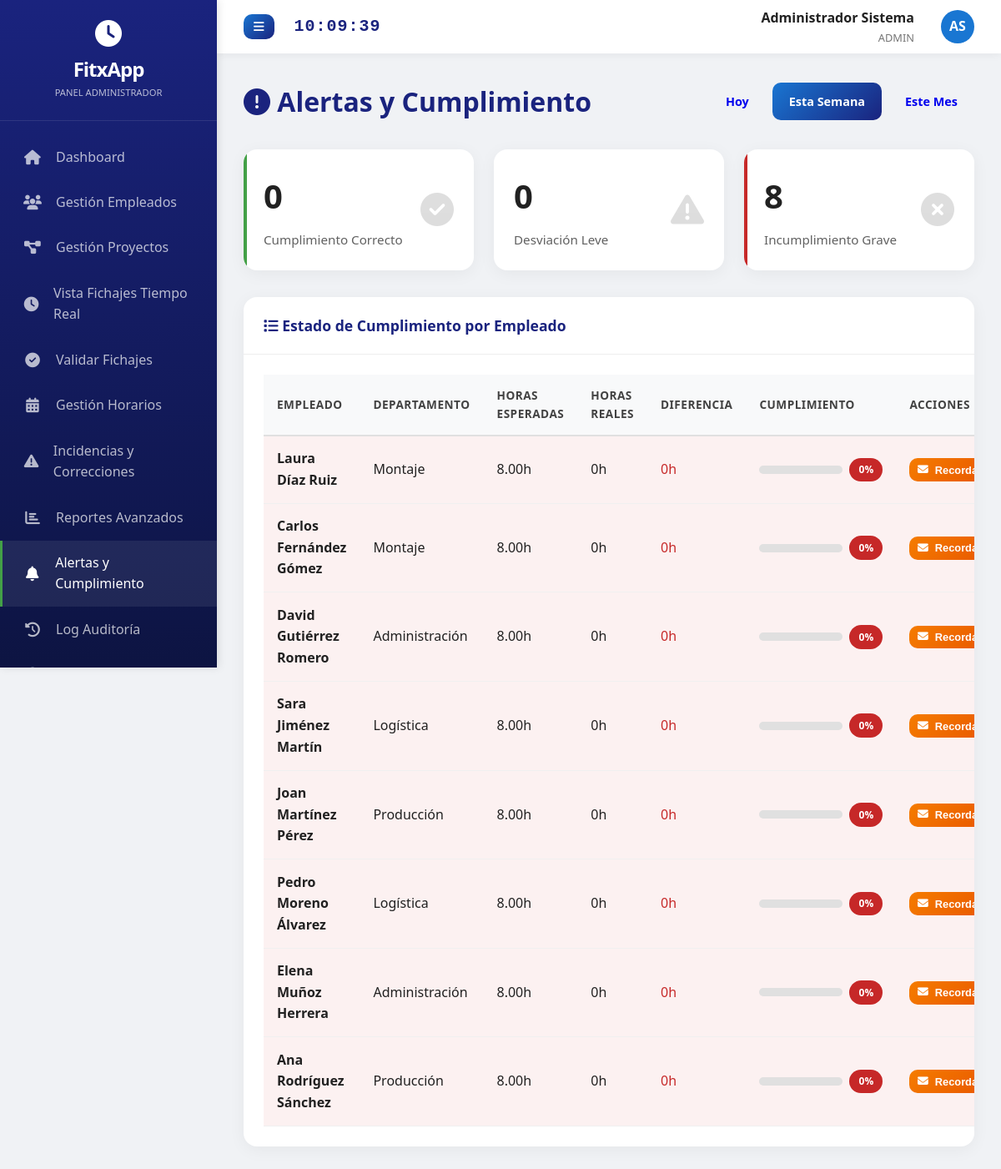
Page /fitxapp/admin/alertas.php (signed in) on the committed database.
### tables this page shows
CREATE TABLE usuarios (
  id INT PRIMARY KEY AUTO_INCREMENT,
  nombre VARCHAR(50) NOT NULL,
  apellidos VARCHAR(100) NOT NULL,
  email VARCHAR(100) NOT NULL UNIQUE,
  password VARCHAR(255) NOT NULL,
  rol ENUM('admin','supervisor','empleado') DEFAULT 'empleado',
  departamento_id INT NULL,
  cargo VARCHAR(100),
  telefono VARCHAR(20),
  dni VARCHAR(20),
  fecha_alta DATE NULL,
  avatar VARCHAR(255) NULL,
  activo TINYINT(1) DEFAULT 1,
  fecha_creacion DATETIME DEFAULT CURRENT_TIMESTAMP,
  FOREIGN KEY (departamento_id) REFERENCES departamentos(id) ON DELETE SET NULL
);

CREATE TABLE departamentos (
  id INT PRIMARY KEY AUTO_INCREMENT,
  nombre VARCHAR(100) NOT NULL UNIQUE,
  descripcion TEXT,
  supervisor_id INT NULL,
  fecha_creacion DATETIME DEFAULT CURRENT_TIMESTAMP
);

### fitxapp/includes/db.php (called while the page is built, shortened)
<?php
function escape($string) {
    return htmlspecialchars($string ?? '', ENT_QUOTES, 'UTF-8');
}
?>

### fitxapp/includes/funciones.php (called while the page is built, shortened)
<?php
require_once 'db.php';
require_once 'auth.php';
function calcularCumplimiento($usuario_id, $fecha = null) {
    global $pdo;
    $stmt = $pdo->prepare("SELECT horas_dia FROM horarios WHERE usuario_id = ? AND activo = 1 LIMIT 1");
    $stmt->execute([$usuario_id]);
    $horario = $stmt->fetch();
    $horasEsperadas = $horario ? $horario['horas_dia'] : 8;
    $stmt = $pdo->prepare("SELECT SUM(horas_trabajadas) as total FROM fichajes
                           WHERE usuario_id = ? AND DATE(hora_entrada) = ? AND hora_salida IS NOT NULL");
    $stmt->execute([$usuario_id, $fecha]);
    $fichaje = $stmt->fetch();
    $horasTrabajadas = $fichaje['total'] ?? 0;
    if ($horasEsperadas == 0) {
        $porcentaje = 100;
    } else {
        $porcentaje = min(100, round(($horasTrabajadas / $horasEsperadas) * 100, 1));
    }
    if ($porcentaje >= 95) {
        $color = '#43a047';
    } elseif ($porcentaje >= 75) {
        $color = '#f9a825';
    } else {
        $color = '#c62828';
    }
    return [
        'porcentaje' => $porcentaje,
        'color' => $color,
        'horas_trabajadas' => $horasTrabajadas,
        'horas_esperadas' => $horasEsperadas
    ];
}
?>

### fitxapp/admin/alertas.php (the view, shortened to what this page needs)
<?php
require_once '../includes/db.php';
require_once '../includes/auth.php';
require_once '../includes/funciones.php';
$periodo = $_GET['periodo'] ?? 'semana';
$empleados = [];
$stmt = $pdo->query("SELECT u.id, u.nombre, u.apellidos, d.nombre as departamento
                     FROM usuarios u
                     LEFT JOIN departamentos d ON u.departamento_id = d.id
                     WHERE u.activo = 1 AND u.rol = 'empleado'
                     ORDER BY u.apellidos ASC");
while ($emp = $stmt->fetch()) {
    $cumplimiento = calcularCumplimiento($emp['id'], $periodo);
    $emp = array_merge($emp, $cumplimiento);
    $empleados[] = $emp;
}
usort($empleados, fn($a, $b) => $a['porcentaje'] <=> $b['porcentaje']);
?>
<!DOCTYPE html>
<html lang="es">
<head>
    <link rel="stylesheet" href="https://cdnjs.cloudflare.com/ajax/libs/font-awesome/6.4.0/css/all.min.css">
    <link rel="stylesheet" href="../assets/css/style.css">
</head>
<body>
<?php include '../includes/sidebar_admin.php'; ?>
<div class="main-contenedor">
    <?php include '../includes/header.php'; ?>
    <div class="contenido">
        <div style="display: flex; justify-content: space-between; align-items: center; margin-bottom: 2rem;">
            <h1 style="color: #1a237e;">
                <i class="fas fa-exclamation-circle"></i> Alertas y Cumplimiento
            </h1>
            <div style="display: flex; gap: 0.5rem;">
                <a href="?periodo=hoy" class="btn <?php echo $periodo == 'hoy' ? 'btn-primario' : 'btn-secundario'; ?>">Hoy</a>
                <a href="?periodo=semana" class="btn <?php echo $periodo == 'semana' ? 'btn-primario' : 'btn-secundario'; ?>">Esta Semana</a>
                <a href="?periodo=mes" class="btn <?php echo $periodo == 'mes' ? 'btn-primario' : 'btn-secundario'; ?>">Este Mes</a>
            </div>
        </div>
        <div class="kpi-grid">
            <div class="kpi-card verde">
                <div class="kpi-valor"><?php echo count(array_filter($empleados, fn($e) => $e['porcentaje'] >= 95)); ?></div>
                <div class="kpi-titulo">Cumplimiento Correcto</div>
                <i class="fas fa-check-circle kpi-icono"></i>
            </div>
            <div class="kpi-card amarillo">
                <div class="kpi-valor"><?php echo count(array_filter($empleados, fn($e) => $e['porcentaje'] >= 75 && $e['porcentaje'] < 95)); ?></div>
                <div class="kpi-titulo">Desviación Leve</div>
                <i class="fas fa-exclamation-triangle kpi-icono"></i>
            </div>
            <div class="kpi-card rojo">
                <div class="kpi-valor"><?php echo count(array_filter($empleados, fn($e) => $e['porcentaje'] < 75)); ?></div>
                <div class="kpi-titulo">Incumplimiento Grave</div>
                <i class="fas fa-times-circle kpi-icono"></i>
            </div>
        </div>
        <div class="card">
            <div class="card-header">
                <h3><i class="fas fa-list"></i> Estado de Cumplimiento por Empleado</h3>
            </div>
            <div class="card-body">
                <table class="tabla">
                    <thead>
                        <tr>
                            <th>Empleado</th>
                            <th>Departamento</th>
                            <th>Horas Esperadas</th>
                            <th>Horas Reales</th>
                            <th>Diferencia</th>
                            <th>Cumplimiento</th>
                            <th>Acciones</th>
                        </tr>
                    </thead>
                    <tbody>
                        <?php foreach ($empleados as $emp): ?>
                        <tr style="background: <?php echo $emp['color'].'10'; ?>;">
                            <td><strong><?php echo escape($emp['nombre'] . ' ' . $emp['apellidos']); ?></strong></td>
                            <td><?php echo escape($emp['departamento'] ?? '-'); ?></td>
                            <td><?php echo $emp['horas_esperadas']; ?>h</td>
                            <td><?php echo $emp['horas_trabajadas']; ?>h</td>
                            <td style="color: <?php echo (isset($emp['diferencia']) && $emp['diferencia'] >= 0) ? '#43a047' : '#c62828'; ?>;">
                                <?php
                                if (isset($emp['diferencia'])) {
                                    echo $emp['diferencia'] > 0 ? '+' : '';
                                    echo $emp['diferencia'];
                                } else {
                                    echo 0;
                                }
                                ?>h
                            </td>
                            <td>
                                <div style="display: flex; align-items: center; gap: 0.5rem;">
                                    <div style="width: 100px; height: 10px; background: #e0e0e0; border-radius: 5px; overflow: hidden;">
                                    </div>
                                    <span class="badge" style="background: <?php echo $emp['color']; ?>; color: white;"><?php echo $emp['porcentaje']; ?>%</span>
                                </div>
                            </td>
                            <td>
                                <button onclick="enviarRecordatorio('<?php echo escape($emp['nombre']); ?>')" class="btn btn-advertencia" style="padding: 0.4rem 0.6rem; font-size: 0.8rem;">
                                    <i class="fas fa-envelope"></i> Recordatorio
                                </button>
                            </td>
                        </tr>
                        <?php endforeach; ?>
                    </tbody>
                </table>
            </div>
        </div>
    </div>
</div>
</body>
</html>

### fitxapp/includes/sidebar_admin.php (shortened to what this page needs)
<div class="sidebar" id="sidebar">
    <div class="sidebar-logo">
        <i class="fas fa-clock" style="font-size: 2rem; display: block; margin-bottom: 0.5rem;"></i>
        <h2>FitxApp</h2>
        <div style="font-size: 0.7rem; opacity: 0.7;">PANEL ADMINISTRADOR</div>
    </div>
    <ul class="sidebar-menu">
        <li>
            <a href="dashboard.php" <?php echo basename($_SERVER['PHP_SELF']) == 'dashboard.php' ? 'class="activo"' : ''; ?>>
                <i class="fas fa-home"></i>
                <span>Dashboard</span>
            </a>
        </li>
        <li>
            <a href="empleados.php" <?php echo in_array(basename($_SERVER['PHP_SELF']), ['empleados.php','empleados_añadir.php','empleados_editar.php','empleados_ver.php']) ? 'class="activo"' : ''; ?>>
                <i class="fas fa-users"></i>
                <span>Gestión Empleados</span>
            </a>
        </li>
        <li>
            <a href="proyectos.php" <?php echo in_array(basename($_SERVER['PHP_SELF']), ['proyectos.php','proyectos_añadir.php','proyectos_editar.php']) ? 'class="activo"' : ''; ?>>
                <i class="fas fa-project-diagram"></i>
                <span>Gestión Proyectos</span>
            </a>
        </li>
        <li>
            <a href="fichajes.php" <?php echo basename($_SERVER['PHP_SELF']) == 'fichajes.php' ? 'class="activo"' : ''; ?>>
                <i class="fas fa-clock"></i>
                <span>Vista Fichajes Tiempo Real</span>
            </a>
        </li>
        <li>
            <a href="fichajes_validar.php" <?php echo basename($_SERVER['PHP_SELF']) == 'fichajes_validar.php' ? 'class="activo"' : ''; ?>>
                <i class="fas fa-check-circle"></i>
                <span>Validar Fichajes</span>
            </a>
        </li>
        <li>
            <a href="horarios.php" <?php echo basename($_SERVER['PHP_SELF']) == 'horarios.php' ? 'class="activo"' : ''; ?>>
                <i class="fas fa-calendar-alt"></i>
                <span>Gestión Horarios</span>
            </a>
        </li>
        <li>
            <a href="incidencias.php" <?php echo basename($_SERVER['PHP_SELF']) == 'incidencias.php' ? 'class="activo"' : ''; ?>>
                <i class="fas fa-exclamation-triangle"></i>
                <span>Incidencias y Correcciones</span>
            </a>
        </li>
        <li>
            <a href="reportes.php" <?php echo in_array(basename($_SERVER['PHP_SELF']), ['reportes.php','reportes_empleado.php','reportes_proyecto.php']) ? 'class="activo"' : ''; ?>>
                <i class="fas fa-chart-bar"></i>
                <span>Reportes Avanzados</span>
            </a>
        </li>
        <li>
            <a href="alertas.php" <?php echo basename($_SERVER['PHP_SELF']) == 'alertas.php' ? 'class="activo"' : ''; ?>>
                <i class="fas fa-bell"></i>
                <span>Alertas y Cumplimiento</span>
            </a>
        </li>
        <li>
            <a href="auditoria.php" <?php echo basename($_SERVER['PHP_SELF']) == 'auditoria.php' ? 'class="activo"' : ''; ?>>
                <i class="fas fa-history"></i>
                <span>Log Auditoría</span>
            </a>
        </li>
        <li>
            <a href="configuracion.php" <?php echo basename($_SERVER['PHP_SELF']) == 'configuracion.php' ? 'class="activo"' : ''; ?>>
                <span>Configuración</span>
            </a>
        </li>
    </ul>
</div>

### fitxapp/includes/header.php (shortened to what this page needs)
<header class="header">
    <div style="display: flex; align-items: center; gap: 1.5rem;">
        <button id="btnToggleSidebar" class="btn btn-primario" style="padding: 0.5rem 0.75rem;">
            <i class="fas fa-bars"></i>
        </button>
        <div id="reloj-header" class="header-reloj"></div>
    </div>
    <div class="header-usuario">
        <div style="text-align: right; margin-right: 1rem;">
            <div style="font-weight: 600;"><?php echo escape($_SESSION['nombre'] . ' ' . $_SESSION['apellidos']); ?></div>
            <div style="font-size: 0.8rem; color: #757575; text-transform: uppercase;"><?php echo escape($_SESSION['rol']); ?></div>
        </div>
        <div style="width: 40px; height: 40px; border-radius: 50%; background: #1976d2; color: white; display: flex; align-items: center; justify-content: center; font-weight: 600;">
            <?php echo strtoupper(substr($_SESSION['nombre'], 0, 1) . substr($_SESSION['apellidos'], 0, 1)); ?>
        </div>
    </div>
</header>

### fitxapp/assets/css/style.css (style rules this page uses)
* { margin: 0; padding: 0; box-sizing: border-box; }
body { font-family: 'Segoe UI', Roboto, Oxygen, Ubuntu, Cantarell, 'Open Sans', 'Helvetica Neue', sans-serif; background-color: #f0f2f5; color: #212121; line-height: 1.6; }
.sidebar { position: fixed; top: 0; left: 0; height: 100vh; width: 260px; background: linear-gradient(180deg, #1a237e 0%, #0d1442 100%); color: white; z-index: 1000; transition: all 0.3s cubic-bezier(0.4, 0, 0.2, 1); box-shadow: 2px 0 10px rgba(0,0,0,0.1); overflow-y: auto; overflow-x: hidden; }
.sidebar-logo { padding: 1.5rem; text-align: center; border-bottom: 1px solid rgba(255,255,255,0.1); }
.sidebar-logo h2 { font-size: 1.5rem; font-weight: 800; letter-spacing: -1px; }
.sidebar-menu { list-style: none; padding: 1rem 0; }
.sidebar-menu li { position: relative; }
.sidebar-menu a { display: flex; align-items: center; padding: 0.9rem 1.5rem; color: rgba(255,255,255,0.7); text-decoration: none; transition: all 0.2s ease; border-left: 3px solid transparent; gap: 1rem; }
.sidebar-menu a:hover, .sidebar-menu a.activo { color: white; background: rgba(255,255,255,0.08); border-left-color: #43a047; }
.sidebar-menu i { width: 24px; text-align: center; font-size: 1.1rem; }
.header { position: fixed; top: 0; left: 260px; right: 0; height: 64px; background: white; box-shadow: 0 2px 10px rgba(0,0,0,0.05); z-index: 999; display: flex; align-items: center; justify-content: space-between; padding: 0 2rem; transition: left 0.3s ease; }
.header-reloj { font-size: 1.25rem; font-weight: 600; color: #1a237e; font-family: 'Courier New', monospace; letter-spacing: 1px; }
.header-usuario { display: flex; align-items: center; gap: 1rem; }
.main-contenedor { margin-left: 260px; transition: margin-left 0.3s ease; }
.contenido { margin-top: 64px; padding: 2rem; min-height: calc(100vh - 64px); }
.kpi-grid { display: grid; grid-template-columns: repeat(auto-fit, minmax(250px, 1fr)); gap: 1.5rem; margin-bottom: 2rem; }
.kpi-card { background: white; border-radius: 16px; padding: 1.5rem; box-shadow: 0 4px 20px rgba(0,0,0,0.05); transition: all 0.3s ease; position: relative; overflow: hidden; }
.kpi-card::before { content: ''; position: absolute; top: 0; left: 0; width: 4px; height: 100%; }
.kpi-card.verde::before { background: #43a047; }
.kpi-card.rojo::before { background: #c62828; }
.kpi-valor { font-size: 2.5rem; font-weight: 800; margin-bottom: 0.5rem; }
.kpi-titulo { color: #616161; font-size: 0.95rem; }
.kpi-icono { position: absolute; right: 1.5rem; top: 50%; transform: translateY(-50%); font-size: 2.5rem; opacity: 0.15; }
.card { background: white; border-radius: 16px; box-shadow: 0 4px 20px rgba(0,0,0,0.05); overflow: hidden; margin-bottom: 2rem; }
.card-header { padding: 1.25rem 1.5rem; border-bottom: 1px solid #eee; display: flex; align-items: center; justify-content: space-between; }
.card-header h3 { font-size: 1.1rem; font-weight: 600; color: #1a237e; }
.card-body { padding: 1.5rem; }
.tabla { width: 100%; border-collapse: collapse; }
.tabla th { background: #f8f9fa; padding: 0.9rem 1rem; text-align: left; font-weight: 600; color: #424242; font-size: 0.85rem; text-transform: uppercase; letter-spacing: 0.5px; border-bottom: 2px solid #e0e0e0; }
.tabla td { padding: 0.9rem 1rem; border-bottom: 1px solid #f0f0f0; vertical-align: middle; }
.tabla tbody tr { transition: background 0.2s ease; }
.tabla tbody tr:nth-child(even) { background: #fafafa; }
.badge { display: inline-block; padding: 0.3rem 0.7rem; border-radius: 20px; font-size: 0.75rem; font-weight: 600; text-transform: uppercase; }
.btn { display: inline-flex; align-items: center; gap: 0.5rem; padding: 0.7rem 1.25rem; border: none; border-radius: 10px; font-size: 0.9rem; font-weight: 600; cursor: pointer; transition: all 0.2s ease; text-decoration: none; }
.btn-primario { background: linear-gradient(135deg, #1976d2, #1a237e); color: white; }
.btn-advertencia { background: linear-gradient(135deg, #f57c00, #e65100); color: white; }

### rows in the picture
usuarios: nombre+apellidos "Laura Díaz Ruiz", departamento.nombre "Montaje", horas_esperadas "8.00", horas_trabajadas "0", porcentaje "0"
usuarios: nombre+apellidos "Carlos Fernández Gómez", departamento.nombre "Montaje", horas_esperadas "8.00", horas_trabajadas "0", porcentaje "0"
usuarios: nombre+apellidos "David Gutiérrez Romero", departamento.nombre "Administración", horas_esperadas "8.00", horas_trabajadas "0", porcentaje "0"
usuarios: nombre+apellidos "Sara Jiménez Martín", departamento.nombre "Logística", horas_esperadas "8.00", horas_trabajadas "0", porcentaje "0"
usuarios: nombre+apellidos "Joan Martínez Pérez", departamento.nombre "Producción", horas_esperadas "8.00", horas_trabajadas "0", porcentaje "0"
usuarios: nombre+apellidos "Pedro Moreno Álvarez", departamento.nombre "Logística", horas_esperadas "8.00", horas_trabajadas "0", porcentaje "0"
usuarios: nombre+apellidos "Elena Muñoz Herrera", departamento.nombre "Administración", horas_esperadas "8.00", horas_trabajadas "0", porcentaje "0"
usuarios: nombre+apellidos "Ana Rodríguez Sánchez", departamento.nombre "Producción", horas_esperadas "8.00", horas_trabajadas "0", porcentaje "0"

### other values in the picture
$_SESSION['nombre'] . ' ' . $_SESSION['apellidos'] "Administrador Sistema"
$_SESSION['rol'] "ADMIN"
count(array_filter($empleados, fn($e) => $e['porcentaje'] >= 95)) "0"
count(array_filter($empleados, fn($e) => $e['porcentaje'] < 75)) "8"
